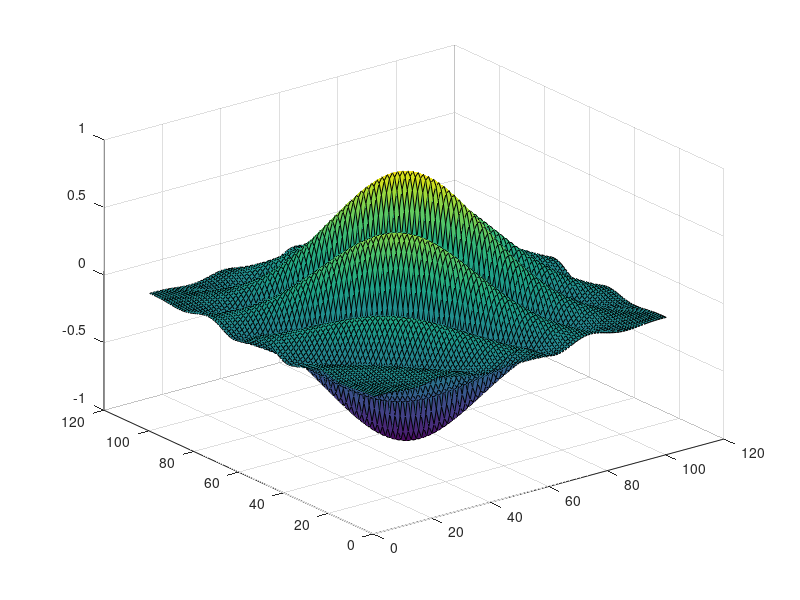

Write MATLAB code to recreate this figure.
%Code for plotting Gabor wavelets
gaborw(1:101)=0;
gabor2dw(1:101,1:101)=0;
t0=0;
sigma=30;
omega=2*pi*0.04;
for t1=-50:50
    gaborw(t1+51)=exp(-j*omega*t1)*exp(-((t1-t0)/sigma)^2);
end
plot(real(gaborw))
pause;
for t1=-50:50
    for t2=-50:50
        gabor2dw(t1+51,t2+51)=exp(-j*omega*((t1-t0)+(t2-t0)))*exp(-((t1-t0)/sigma)^2+-((t2-t0)/sigma)^2);
    end
end
surf(real(gabor2dw))